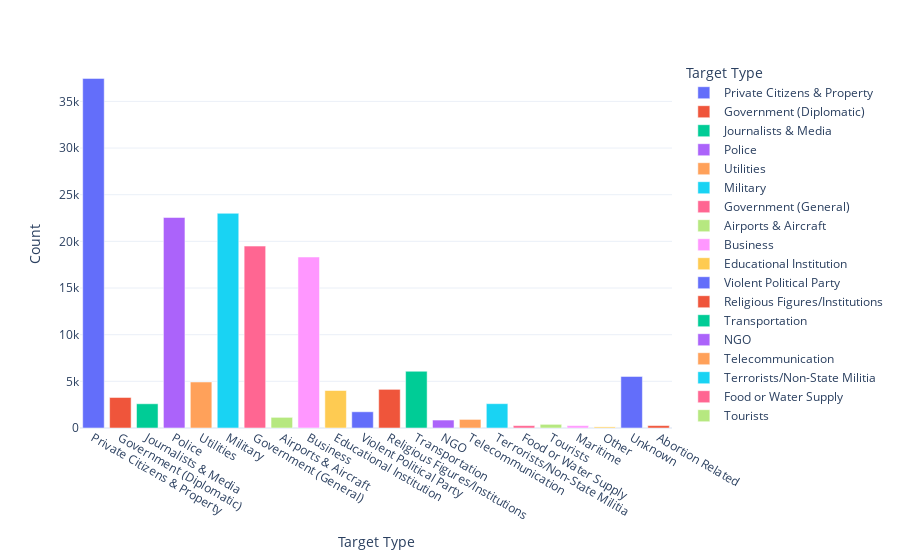

Source (notebook cell):
### Markdown cell above
![2.PNG](attachment:2.PNG)

### Code cell
#Observation
#It is observed that 2015 marks the highest Casualities records.

#Type of Target Attacks
target = list(dataset['Target_type'])
target_map = dict(Counter(target))
target_df = pd.DataFrame(target_map.items())
target_df.columns = ['Target Type','Count']
px.bar(data_frame=target_df,x = 'Target Type',y = 'Count',color='Target Type',template='plotly_white')

### Figure 1 — Plotly figure (JSON) as saved in the notebook; plotly's stock layout.template omitted (floating-point values rounded to 4 significant figures)
{"data": [{"alignmentgroup": "True", "hovertemplate": "Target Type=%{x}<br>Count=%{y}<extra></extra>", "legendgroup": "Private Citizens & Property", "marker": {"color": "#636efa", "pattern": {"shape": ""}}, "name": "Private Citizens & Property", "offsetgroup": "Private Citizens & Property", "orientation": "v", "showlegend": true, "textposition": "auto", "type": "bar", "x": ["Private Citizens & Property"], "xaxis": "x", "y": [37463], "yaxis": "y"}, {"alignmentgroup": "True", "hovertemplate": "Target Type=%{x}<br>Count=%{y}<extra></extra>", "legendgroup": "Government (Diplomatic)", "marker": {"color": "#EF553B", "pattern": {"shape": ""}}, "name": "Government (Diplomatic)", "offsetgroup": "Government (Diplomatic)", "orientation": "v", "showlegend": true, "textposition": "auto", "type": "bar", "x": ["Government (Diplomatic)"], "xaxis": "x", "y": [3271], "yaxis": "y"}, {"alignmentgroup": "True", "hovertemplate": "Target Type=%{x}<br>Count=%{y}<extra></extra>", "legendgroup": "Journalists & Media", "marker": {"color": "#00cc96", "pattern": {"shape": ""}}, "name": "Journalists & Media", "offsetgroup": "Journalists & Media", "orientation": "v", "showlegend": true, "textposition": "auto", "type": "bar", "x": ["Journalists & Media"], "xaxis": "x", "y": [2597], "yaxis": "y"}, {"alignmentgroup": "True", "hovertemplate": "Target Type=%{x}<br>Count=%{y}<extra></extra>", "legendgroup": "Police", "marker": {"color": "#ab63fa", "pattern": {"shape": ""}}, "name": "Police", "offsetgroup": "Police", "orientation": "v", "showlegend": true, "textposition": "auto", "type": "bar", "x": ["Police"], "xaxis": "x", "y": [22560], "yaxis": "y"}, {"alignmentgroup": "True", "hovertemplate": "Target Type=%{x}<br>Count=%{y}<extra></extra>", "legendgroup": "Utilities", "marker": {"color": "#FFA15A", "pattern": {"shape": ""}}, "name": "Utilities", "offsetgroup": "Utilities", "orientation": "v", "showlegend": true, "textposition": "auto", "type": "bar", "x": ["Utilities"], "xaxis": "x", "y": [4930], "yaxis": "y"}, {"alignmentgroup": "True", "hovertemplate": "Target Type=%{x}<br>Count=%{y}<extra></extra>", "legendgroup": "Military", "marker": {"color": "#19d3f3", "pattern": {"shape": ""}}, "name": "Military", "offsetgroup": "Military", "orientation": "v", "showlegend": true, "textposition": "auto", "type": "bar", "x": ["Military"], "xaxis": "x", "y": [23006], "yaxis": "y"}, {"alignmentgroup": "True", "hovertemplate": "Target Type=%{x}<br>Count=%{y}<extra></extra>", "legendgroup": "Government (General)", "marker": {"color": "#FF6692", "pattern": {"shape": ""}}, "name": "Government (General)", "offsetgroup": "Government (General)", "orientation": "v", "showlegend": true, "textposition": "auto", "type": "bar", "x": ["Government (General)"], "xaxis": "x", "y": [19494], "yaxis": "y"}, {"alignmentgroup": "True", "hovertemplate": "Target Type=%{x}<br>Count=%{y}<extra></extra>", "legendgroup": "Airports & Aircraft", "marker": {"color": "#B6E880", "pattern": {"shape": ""}}, "name": "Airports & Aircraft", "offsetgroup": "Airports & Aircraft", "orientation": "v", "showlegend": true, "textposition": "auto", "type": "bar", "x": ["Airports & Aircraft"], "xaxis": "x", "y": [1142], "yaxis": "y"}, {"alignmentgroup": "True", "hovertemplate": "Target Type=%{x}<br>Count=%{y}<extra></extra>", "legendgroup": "Business", "marker": {"color": "#FF97FF", "pattern": {"shape": ""}}, "name": "Business", "offsetgroup": "Business", "orientation": "v", "showlegend": true, "textposition": "auto", "type": "bar", "x": ["Business"], "xaxis": "x", "y": [18323], "yaxis": "y"}, {"alignmentgroup": "True", "hovertemplate": "Target Type=%{x}<br>Count=%{y}<extra></extra>", "legendgroup": "Educational Institution", "marker": {"color": "#FECB52", "pattern": {"shape": ""}}, "name": "Educational Institution", "offsetgroup": "Educational Institution", "orientation": "v", "showlegend": true, "textposition": "auto", "type": "bar", "x": ["Educational Institution"], "xaxis": "x", "y": [4017], "yaxis": "y"}, {"alignmentgroup": "True", "hovertemplate": "Target Type=%{x}<br>Count=%{y}<extra></extra>", "legendgroup": "Violent Political Party", "marker": {"color": "#636efa", "pattern": {"shape": ""}}, "name": "Violent Political Party", "offsetgroup": "Violent Political Party", "orientation": "v", "showlegend": true, "textposition": "auto", "type": "bar", "x": ["Violent Political Party"], "xaxis": "x", "y": [1739], "yaxis": "y"}, {"alignmentgroup": "True", "hovertemplate": "Target Type=%{x}<br>Count=%{y}<extra></extra>", "legendgroup": "Religious Figures/Institutions", "marker": {"color": "#EF553B", "pattern": {"shape": ""}}, "name": "Religious Figures/Institutions", "offsetgroup": "Religious Figures/Institutions", "orientation": "v", "showlegend": true, "textposition": "auto", "type": "bar", "x": ["Religious Figures/Institutions"], "xaxis": "x", "y": [4142], "yaxis": "y"}, {"alignmentgroup": "True", "hovertemplate": "Target Type=%{x}<br>Count=%{y}<extra></extra>", "legendgroup": "Transportation", "marker": {"color": "#00cc96", "pattern": {"shape": ""}}, "name": "Transportation", "offsetgroup": "Transportation", "orientation": "v", "showlegend": true, "textposition": "auto", "type": "bar", "x": ["Transportation"], "xaxis": "x", "y": [6080], "yaxis": "y"}, {"alignmentgroup": "True", "hovertemplate": "Target Type=%{x}<br>Count=%{y}<extra></extra>", "legendgroup": "NGO", "marker": {"color": "#ab63fa", "pattern": {"shape": ""}}, "name": "NGO", "offsetgroup": "NGO", "orientation": "v", "showlegend": true, "textposition": "auto", "type": "bar", "x": ["NGO"], "xaxis": "x", "y": [852], "yaxis": "y"}, {"alignmentgroup": "True", "hovertemplate": "Target Type=%{x}<br>Count=%{y}<extra></extra>", "legendgroup": "Telecommunication", "marker": {"color": "#FFA15A", "pattern": {"shape": ""}}, "name": "Telecommunication", "offsetgroup": "Telecommunication", "orientation": "v", "showlegend": true, "textposition": "auto", "type": "bar", "x": ["Telecommunication"], "xaxis": "x", "y": [920], "yaxis": "y"}, {"alignmentgroup": "True", "hovertemplate": "Target Type=%{x}<br>Count=%{y}<extra></extra>", "legendgroup": "Terrorists/Non-State Militia", "marker": {"color": "#19d3f3", "pattern": {"shape": ""}}, "name": "Terrorists/Non-State Militia", "offsetgroup": "Terrorists/Non-State Militia", "orientation": "v", "showlegend": true, "textposition": "auto", "type": "bar", "x": ["Terrorists/Non-State Militia"], "xaxis": "x", "y": [2607], "yaxis": "y"}, {"alignmentgroup": "True", "hovertemplate": "Target Type=%{x}<br>Count=%{y}<extra></extra>", "legendgroup": "Food or Water Supply", "marker": {"color": "#FF6692", "pattern": {"shape": ""}}, "name": "Food or Water Supply", "offsetgroup": "Food or Water Supply", "orientation": "v", "showlegend": true, "textposition": "auto", "type": "bar", "x": ["Food or Water Supply"], "xaxis": "x", "y": [255], "yaxis": "y"}, {"alignmentgroup": "True", "hovertemplate": "Target Type=%{x}<br>Count=%{y}<extra></extra>", "legendgroup": "Tourists", "marker": {"color": "#B6E880", "pattern": {"shape": ""}}, "name": "Tourists", "offsetgroup": "Tourists", "orientation": "v", "showlegend": true, "textposition": "auto", "type": "bar", "x": ["Tourists"], "xaxis": "x", "y": [392], "yaxis": "y"}, {"alignmentgroup": "True", "hovertemplate": "Target Type=%{x}<br>Count=%{y}<extra></extra>", "legendgroup": "Maritime", "marker": {"color": "#FF97FF", "pattern": {"shape": ""}}, "name": "Maritime", "offsetgroup": "Maritime", "orientation": "v", "showlegend": true, "textposition": "auto", "type": "bar", "x": ["Maritime"], "xaxis": "x", "y": [254], "yaxis": "y"}, {"alignmentgroup": "True", "hovertemplate": "Target Type=%{x}<br>Count=%{y}<extra></extra>", "legendgroup": "Other", "marker": {"color": "#FECB52", "pattern": {"shape": ""}}, "name": "Other", "offsetgroup": "Other", "orientation": "v", "showlegend": true, "textposition": "auto", "type": "bar", "x": ["Other"], "xaxis": "x", "y": [119], "yaxis": "y"}, {"alignmentgroup": "True", "hovertemplate": "Target Type=%{x}<br>Count=%{y}<extra></extra>", "legendgroup": "Unknown", "marker": {"color": "#636efa", "pattern": {"shape": ""}}, "name": "Unknown", "offsetgroup": "Unknown", "orientation": "v", "showlegend": true, "textposition": "auto", "type": "bar", "x": ["Unknown"], "xaxis": "x", "y": [5525], "yaxis": "y"}, {"alignmentgroup": "True", "hovertemplate": "Target Type=%{x}<br>Count=%{y}<extra></extra>", "legendgroup": "Abortion Related", "marker": {"color": "#EF553B", "pattern": {"shape": ""}}, "name": "Abortion Related", "offsetgroup": "Abortion Related", "orientation": "v", "showlegend": true, "textposition": "auto", "type": "bar", "x": ["Abortion Related"], "xaxis": "x", "y": [258], "yaxis": "y"}], "layout": {"autosize": true, "barmode": "relative", "legend": {"title": {"text": "Target Type"}, "tracegroupgap": 0}, "margin": {"t": 60}, "xaxis": {"anchor": "y", "autorange": true, "categoryarray": ["Private Citizens & Property", "Government (Diplomatic)", "Journalists & Media", "Police", "Utilities", "Military", "Government (General)", "Airports & Aircraft", "Business", "Educational Institution", "Violent Political Party", "Religious Figures/Institutions", "Transportation", "NGO", "Telecommunication", "Terrorists/Non-State Militia", "Food or Water Supply", "Tourists", "Maritime", "Other", "Unknown", "Abortion Related"], "categoryorder": "array", "domain": [0, 1], "range": [-0.5, 21.5], "title": {"text": "Target Type"}, "type": "category"}, "yaxis": {"anchor": "x", "autorange": true, "domain": [0, 1], "range": [0, 39430.0], "title": {"text": "Count"}, "type": "linear"}}}
